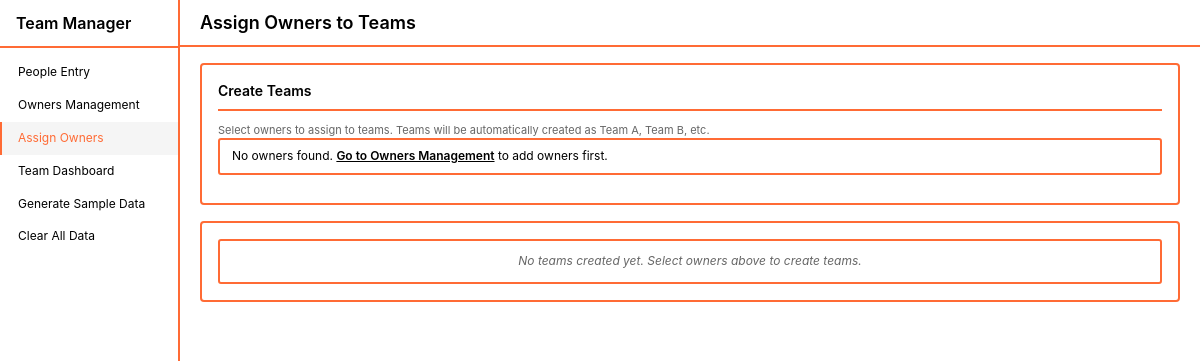
The app's page /assign_owners.php, older data.
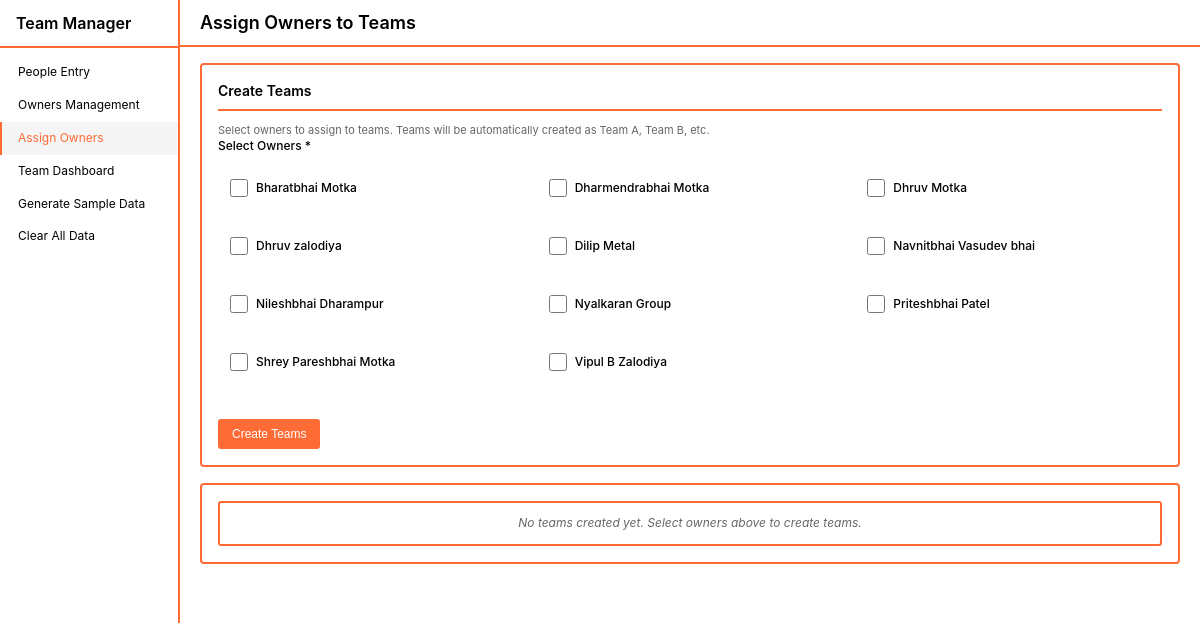
The same page, newer data.
### tables this page shows
CREATE TABLE owners (
            id INTEGER PRIMARY KEY AUTOINCREMENT,
            owner_name TEXT NOT NULL UNIQUE,
            created_at DATETIME DEFAULT CURRENT_TIMESTAMP
        );

### functions.php (called while the page is built, shortened)
<?php
function getAllOwners() {
    $db = getDB();
    $stmt = $db->query("SELECT * FROM owners ORDER BY owner_name");
    return $stmt->fetchAll();
}
?>

### assign_owners.php (the view, shortened to what this page needs)
<?php
require_once 'functions.php';
$allOwners = getAllOwners();
$allTeams = getAllTeams();
?>
<!DOCTYPE html>
<html lang="en">
<head>
    <link rel="stylesheet" href="style.css">
</head>
<body>
    <div class="dashboard-wrapper">
        <?php include 'sidebar.php'; ?>
        <div class="main-content">
            <div class="top-bar">
                <div class="page-title">
                    <span>Assign Owners to Teams</span>
                </div>
            </div>
            <div class="container">
                <div class="card">
                    <div class="card-header">
                        <div class="card-title">
                            <span>Create Teams</span>
                        </div>
                    </div>
                    <p class="help-text">
                        Select owners to assign to teams. Teams will be automatically created as Team A, Team B, etc.
                    </p>
                    <?php if (empty($allOwners)): ?>
                        <div class="message message-info">
                            <span>No owners found. <a href="owners.php" style="color: var(--info); font-weight: 600;">Go to Owners Management</a> to add owners first.</span>
                        </div>
                    <?php else: ?>
                        <form method="POST" action="">
                            <div class="form-group">
                                <label>Select Owners *</label>
                                <div style="display: grid; grid-template-columns: repeat(auto-fill, minmax(250px, 1fr)); gap: 12px; margin-top: 12px;">
                                    <?php foreach ($allOwners as $owner): ?>
                                        <label style="display: flex; align-items: center; gap: 8px; padding: 12px; border: 1px solid var(--border); border-radius: 8px; cursor: pointer; transition: all 0.2s;">
                                            <input type="checkbox" name="owner_ids[]" value="<?php echo $owner['id']; ?>"
                                                   style="width: 18px; height: 18px; cursor: pointer;">
                                            <span style="font-weight: 500;"><?php echo htmlspecialchars($owner['owner_name']); ?></span>
                                        </label>
                                    <?php endforeach; ?>
                                </div>
                            </div>
                            <button type="submit" class="btn btn-success" style="margin-top: 20px;">
                                <span>Create Teams</span>
                            </button>
                        </form>
                    <?php endif; ?>
                </div>
                <?php if (!empty($allTeams)): ?>
                    <div class="card">
                        <div class="card-header">
                            <div class="card-title">
                                <span>Current Teams (<?php echo count($allTeams); ?>)</span>
                            </div>
                        </div>
                        <div class="teams-grid">
                            <?php foreach ($allTeams as $team): ?>
                                <div class="team-card">
                                    <div class="team-card-header">
                                        <h3><?php echo htmlspecialchars($team['team_name']); ?></h3>
                                    </div>
                                    <div class="captain-info">
                                        <strong>Owner</strong>
                                        <div style="margin-top: 8px; font-size: 16px; font-weight: 600;">
                                            <?php echo htmlspecialchars($team['owner_name']); ?>
                                        </div>
                                    </div>
                                </div>
                            <?php endforeach; ?>
                        </div>
                    </div>
                <?php else: ?>
                    <div class="card">
                        <div class="no-members">No teams created yet. Select owners above to create teams.</div>
                    </div>
                <?php endif; ?>
            </div>
        </div>
    </div>
</body>
</html>

Row changes from the older to the newer data that the page shows:
added owners: owner_name "Bharatbhai Motka"
added owners: owner_name "Dharmendrabhai Motka"
added owners: owner_name "Dhruv Motka"
added owners: owner_name "Dhruv zalodiya"
added owners: owner_name "Dilip Metal"
added owners: owner_name "Navnitbhai Vasudev bhai"
added owners: owner_name "Nileshbhai Dharampur"
added owners: owner_name "Nyalkaran Group"
added owners: owner_name "Priteshbhai Patel"
added owners: owner_name "Shrey Pareshbhai Motka"
added owners: owner_name "Vipul B Zalodiya"
Text that changed along with them:
text no longer shown: "No owners found. Go to Owners Management to add owners first."
text now shown: "Select Owners * Create Teams"
